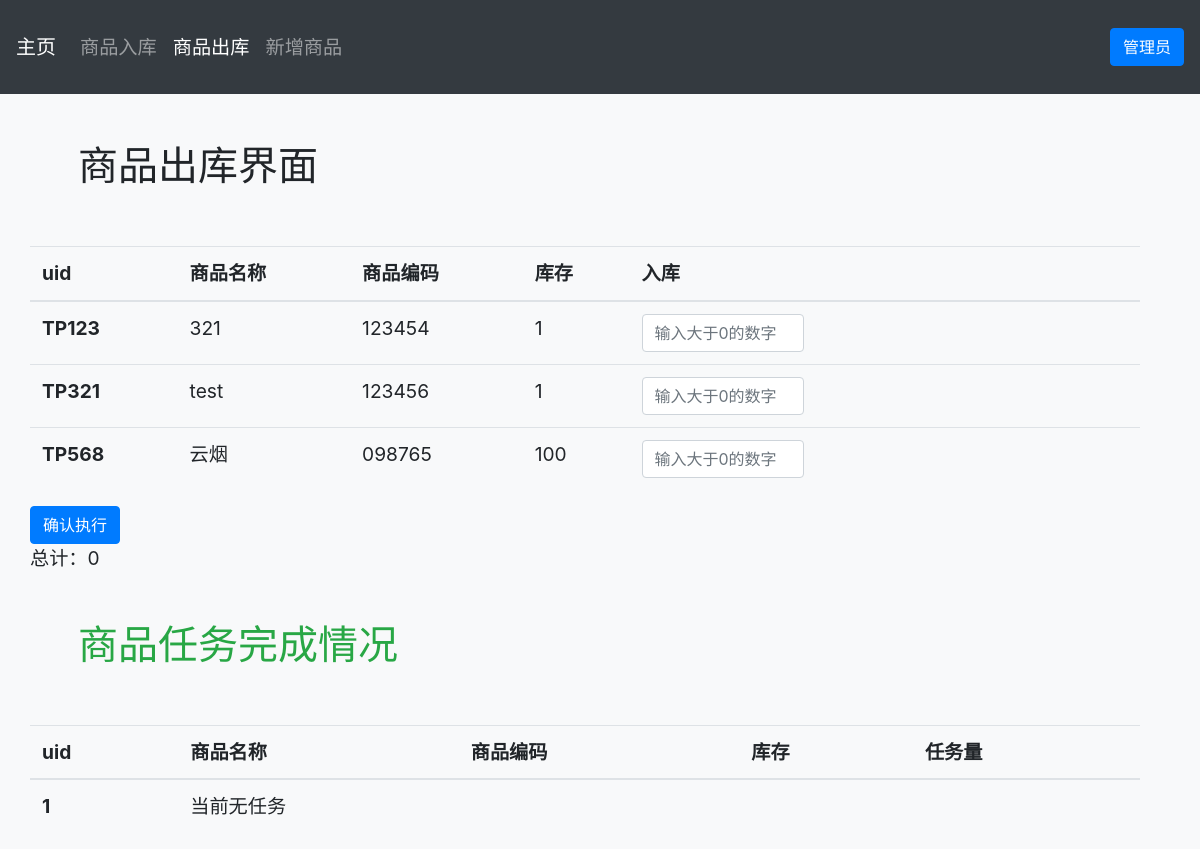
Page /items/sellList/ on the earlier database version.
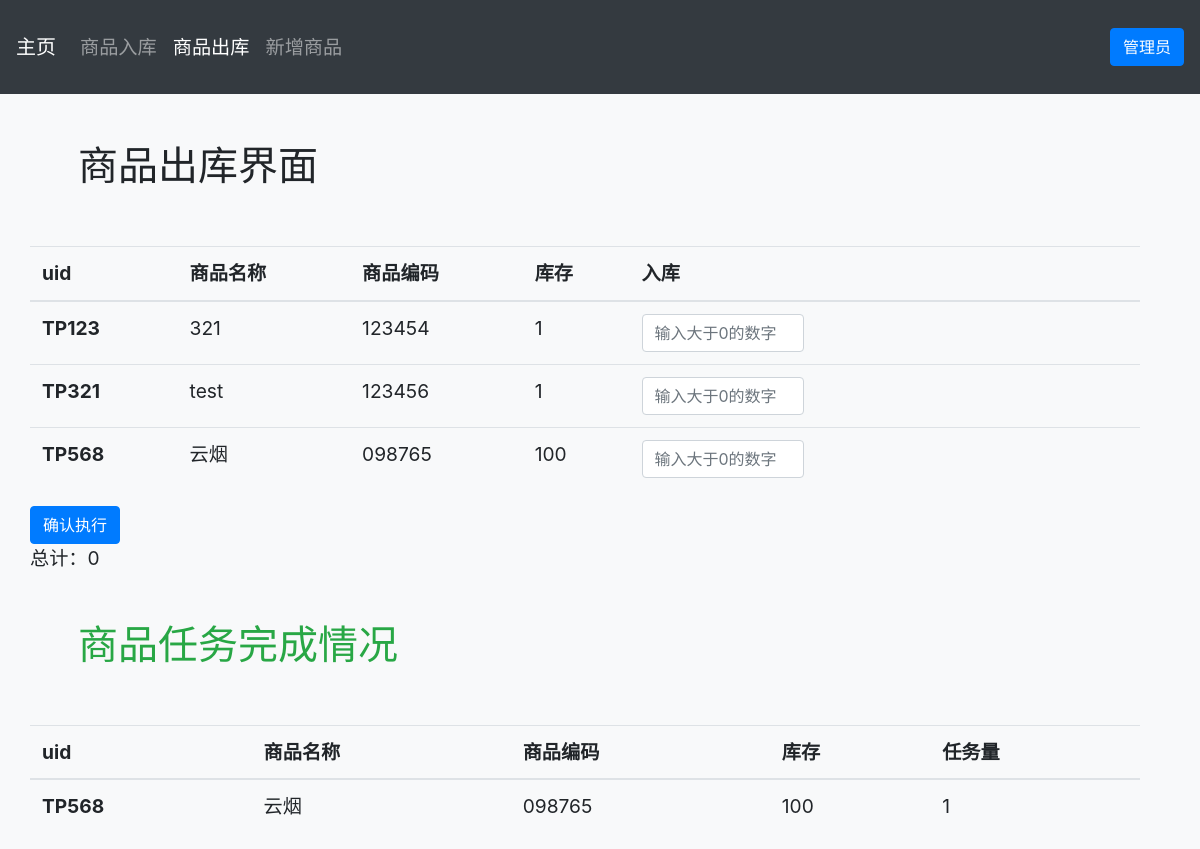
Same page on the later database version.
### items/models.py (models this page shows, shortened)
class Item(models.Model):
    uid = models.CharField(max_length=25, verbose_name='排序编码', unique=True)  # 排序依据
    name = models.CharField(max_length=20, verbose_name='商品名称')  # 商品品名
    pid = models.CharField(max_length=10, verbose_name='商品编码', unique=True)  # 商品编码
    number = models.IntegerField(default=0, verbose_name='库存数量')  # 商品库存
    created_time = models.DateTimeField(auto_now_add=True, verbose_name='创建时间')  # 创建时间
    edited_time = models.DateTimeField(auto_now=True, verbose_name='编辑时间')  # 编辑时间
    class Meta:
        ordering = ['uid']
        verbose_name = '商品库'
        verbose_name_plural = verbose_name

class NowItem(models.Model):
    item = models.ForeignKey(Item, on_delete=models.CASCADE, related_name='iteming')
    num = models.IntegerField(default=0, verbose_name='任务数量')
    class Meta:
        ordering = ['item__uid']
        verbose_name = '任务库'
        verbose_name_plural = verbose_name

### items/views.py (the view)
# urls.py: path('sellList/', views.itemSellList, name='sellList'),
def itemSellList(request):
    context = {}
    items = Item.objects.all()
    nowItems = NowItem.objects.all()
    context['items'] = items
    context['nowItems'] = nowItems
    return render(request, 'itemSellList.html', context)

### templates/itemSellList.html (shortened to what this page needs)
{% extends 'base.html' %}
{% block nav_sell %}active{% endblock %}
{% block content %}
    <div class="col-12">
        <div class="row">
            <h1 class="p-5">商品出库界面</h1>
        </div>
        <div class="row table-responsive">
            <table class="table text-nowrap">
                <thead>
                    <tr>
                    <th scope="col">uid</th>
                    <th scope="col">商品名称</th>
                    <th scope="col">商品编码</th>
                    <th scope="col">库存</th>
                    <th scope="col">入库</th>
                    </tr>
                </thead>
                <tbody>
                    {% for item in items %}
                        <tr>
                            <th scope="row">{{ item.uid }}</th>
                            <td>{{ item.name }}</td>
                            <td>{{ item.pid }}</td>
                            <td>{{ item.number }}</td>
                            <td>
                                <input type="text" id="{{ item.pid }}" name="entry" class="form-control col-md-4 col-sm-4" placeholder="输入大于0的数字">
                            </td>
                        </tr>
                    {% empty %}
                        <tr>
                            <th scope="row">1</th>
                            <td colspan="4">当前无库存</td>
                        </tr>
                    {% endfor %}
                </tbody>
            </table>
            <input id="submit" type="submit" class="btn btn-primary" value="确认执行">
        </div>
        <div class="row">
            <text>总计：</text>
            <text id="sum">0</text>
        </div>
        <div class="row">
            <h1 class="p-5 text-success">商品任务完成情况</h1>
        </div>
        <div class="row table-responsive">
            <table class="table text-nowrap">
                <thead>
                    <tr>
                    <th scope="col">uid</th>
                    <th scope="col">商品名称</th>
                    <th scope="col">商品编码</th>
                    <th scope="col">库存</th>
                    <th scope="col">任务量</th>
                    </tr>
                </thead>
                <tbody>
                    {% for nitem in nowItems %}
                        <tr>
                            <th scope="row">{{ nitem.item.uid }}</th>
                            <td>{{ nitem.item.name }}</td>
                            <td>{{ nitem.item.pid }}</td>
                            <td>{{ nitem.item.number }}</td>
                            <td>{{ nitem.num }}</td>
                        </tr>
                    {% empty %}
                        <tr>
                            <th scope="row">1</th>
                            <td colspan="4">当前无任务</td>
                        </tr>
                    {% endfor %}
                </tbody>
            </table>
        </div>
    </div>
{% endblock %}

### templates/base.html (shortened to what this page needs)
{% load staticfiles %}
<!DOCTYPE html>
<html lang="zh-CN">
<head>
    <link rel="stylesheet" href="{% static 'bootstrap-4.4.1/css/bootstrap.min.css' %}">
    <link rel="stylesheet" href="{% static 'product.css' %}">
    <link href="{% static 'css/font-awesome.min.css' %}" rel="stylesheet">
</head>
<body class="bg-light">
    <nav class="navbar navbar-expand navbar-dark sticky-top bg-dark">
        <a class="navbar-brand py-4" href="/">主页</a>
        <div class="collapse navbar-collapse">
            <ul class="navbar-nav mr-auto">
                <li class="nav-item">
                    <a class="py-4 nav-link {% block nav_buy %}{% endblock %}" href="{% url 'buy' %}">
                        商品入库<span class="sr-only">(current)</span>
                    </a>
                </li>
                <li class="nav-item">
                    <a class="py-4 nav-link {% block nav_sell %}{% endblock %}" href="{% url 'sellList' %}">商品出库</a>
                </li>
                <li class="nav-item">
                    <a class="py-4 nav-link {% block nav_create %}{% endblock %}" href="{% url 'create' %}">新增商品</a>
                </li>
            </ul>
             <ul class="nav navbar-nav navbar-right">
                <li><a class="btn btn-primary" href="/admin">管理员</a></li>
             </ul>
        </div>
    </nav>
    <div class="container">
        <div class="row">
            {% block content %}{% endblock %}
        </div>
    </div>
</body>
</html>

### static/product.css (style rules this page uses)
body { font-size: 1.2rem; margin: 0; box-sizing: border-box; }
.container { width: 100%; padding-right: 15px; padding-left: 15px; margin-right: auto; margin-left: auto; }
.navbar-brand { display: inline-block; padding-top: .3125rem; padding-bottom: .3125rem; margin-right: 1rem; font-size: 1.25rem; line-height: inherit; white-space: nowrap; }

Differences in the rows shown:
added NowItem: item.uid "TP568", item.name "云烟", item.pid "098765", item.number "100", num "1"
Other differences:
text no longer shown: "1 当前无任务"
